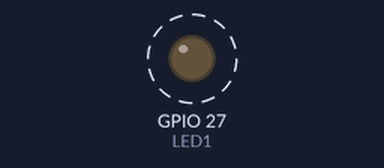
A program run on a simulated ESP32. On the bench: output pins drawn as LEDs (lit = HIGH). Dashed ring = blinking. What the program prints to the serial monitor is not drawn.

Above: at 0.6 s.
Timing chart, 0 to 3.0 s (numbered marks = the images above):
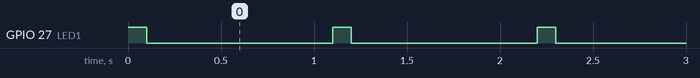

Measured:
- by itself, GPIO 27 (LED1): alternates HIGH for 0.10 s and LOW for 1.0 s

The program:

main.cpp
```cpp
/* *******************************************
* Exemplo 12, testando o uso de um semáforo MUTEX
* para acesso a recursos e inversão de propriedade
*
******************************************** */

#include <Arduino.h>

#include "freertos/FreeRTOS.h"
#include "freertos/queue.h"
#include "freertos/task.h"
#include "freertos/semphr.h"

#define LED1 27
#define LED2 26

SemaphoreHandle_t mutex;
TaskHandle_t task1handle, task2handle;

void task1(void *pvParameters);
void task2(void *pvParameters);

void enviaInformacao(int i){

  xSemaphoreTake(mutex, portMAX_DELAY);
  Serial.println("Enviando informação da Task: " + String(i));
  /* vTaskDelay(pdMS_TO_TICKS(1000)); */
  xSemaphoreGive(mutex);
   /* Nessa função, o semáforo é utilizado para garantir o acesso exclusivo
   a um recurso compartilhado, nesse caso sendo a Serial. */
}

void setup() {

  Serial.begin(9600);
  pinMode(LED1, OUTPUT);

  mutex = xSemaphoreCreateMutex();

  xTaskCreate(task1, "Task 1", configMINIMAL_STACK_SIZE+1024, NULL, 1, &task1handle);
  xTaskCreate(task2, "Task 2", configMINIMAL_STACK_SIZE+1024, NULL, 4, &task2handle);
  /* A task 1 tem propriedade menor que a task 2 */
}

void loop() {

  digitalWrite(LED1, HIGH);
  vTaskDelay(pdMS_TO_TICKS(100));
  digitalWrite(LED1, LOW);
  vTaskDelay(pdMS_TO_TICKS(1000));

}

void task1(void *pvParameters){

  while(1){
    /* xSemaphoreTake(mutex, portMAX_DELAY); */
    enviaInformacao(1);
    /* delay(500); */
    /* xSemaphoreGive(mutex); */
    vTaskDelay(pdMS_TO_TICKS(500));

  }
}

void task2(void *pvParameters){

  while(1){
    /* xSemaphoreTake(mutex, portMAX_DELAY); */
    enviaInformacao(2);
    /* delay(500); */
    /* xSemaphoreGive(mutex); */
    vTaskDelay(pdMS_TO_TICKS(500));

  }
}
```
